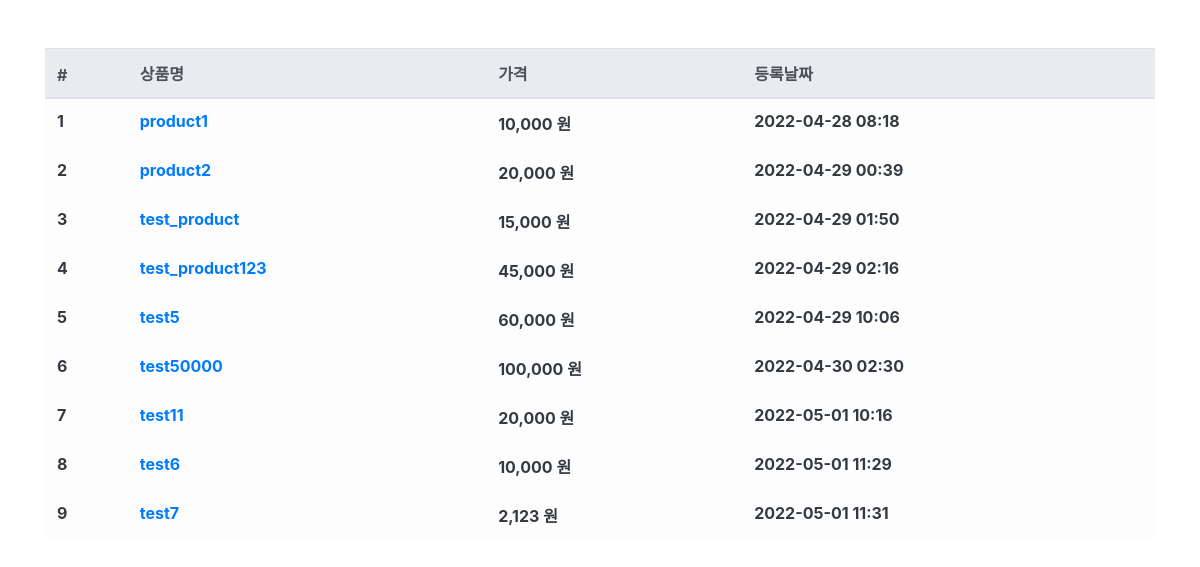
The app's page /product/ with its own data.
### product/models.py (models this page shows, shortened)
class Product(models.Model):
    name = models.CharField(max_length=256, verbose_name='상품명')
    price = models.IntegerField(verbose_name='상품가격')
    description = models.TextField(verbose_name='상품설명') # textfield는 글자 수 제한이 없다.
    stock = models.IntegerField(verbose_name='재고')
    register_date = models.DateTimeField(auto_now_add=True, verbose_name='등록날짜')
    class Meta:
        db_table = 'fastcampus_product'
        verbose_name = '상품'
        verbose_name_plural = '상품'

### product/views.py (the view)
# urls.py: path('product/',ProductList.as_view()),
class ProductList(ListView):
    model = Product
    template_name = 'product.html'
    context_object_name = 'product_list'

### product/templates/product.html (shortened to what this page needs)
{% extends "base.html" %}
{% load humanize %}
{% block contents %}
<div class="row mt-5">
  <div class="col-12">
    <table class="table table-light">
      <thead class="thead-light">
        <tr>
          <th scope="col">#</th>
          <th scope="col">상품명</th>
          <th scope="col">가격</th>
          <th scope="col">등록날짜</th>
        </tr>
      </thead>
      <tbody class="text-dark">
        {% for product in product_list %}
        <tr>
          <th scope="row">{{ product.id }}</th>
          <th><a id="product-{{ product.id }}" onmouseenter="product_detail({{ product.id}});" onmouseleave="product_leave({{ product.id }})" href="/product/{{ product.id }}/"> {{ product.name }}</th></a>
          <th>{{ product.price|intcomma }} 원</th>
          <th>{{ product.register_date|date:'Y-m-d H:i' }}</th>
        </tr>
        {% endfor%}
      </tbody>
    </table>
  </div>
{% endblock %}

### records on screen
Product: id "1", name "product1", price "10,000", register_date "2022-04-28 08:18"
Product: id "2", name "product2", price "20,000", register_date "2022-04-29 00:39"
Product: id "3", name "test_product", price "15,000", register_date "2022-04-29 01:50"
Product: id "4", name "test_product123", price "45,000", register_date "2022-04-29 02:16"
Product: id "5", name "test5", price "60,000", register_date "2022-04-29 10:06"
Product: id "6", name "test50000", price "100,000", register_date "2022-04-30 02:30"
Product: id "7", name "test11", price "20,000", register_date "2022-05-01 10:16"
Product: id "8", name "test6", price "10,000", register_date "2022-05-01 11:29"
Product: id "9", name "test7", price "2,123", register_date "2022-05-01 11:31"
